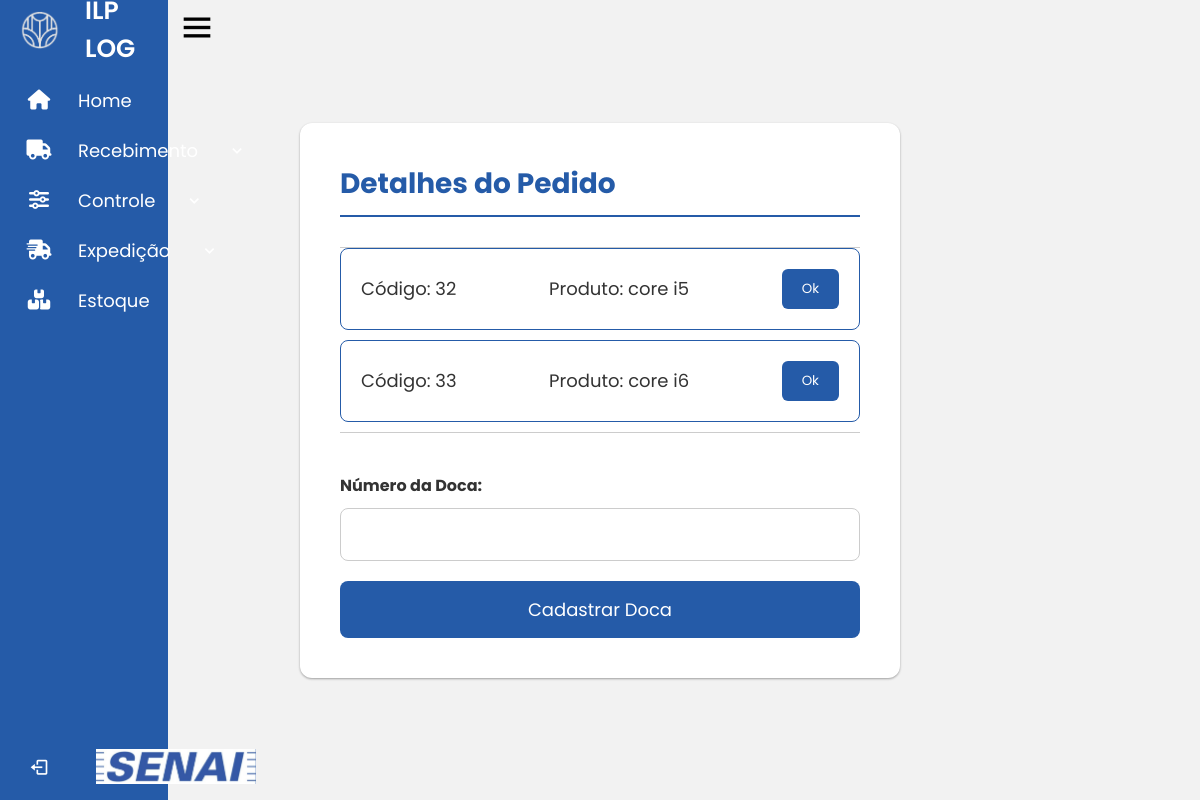
The page /SENAI_LOGISTICA/home/picking/buscarpedido.php?pedido_id=2 on the database its author committed.
### tables this page shows
CREATE TABLE `produtos` (
  `id` int(11) NOT NULL,
  `pedidob` varchar(255) NOT NULL,
  `cod_prod` varchar(255) NOT NULL,
  `nome_produto` varchar(255) NOT NULL,
  `un_prod` varchar(50) DEFAULT NULL,
  `qtd_prod` int(11) DEFAULT NULL,
  `rsunit_prod` decimal(10,2) DEFAULT NULL,
  `ncm_prod` varchar(50) DEFAULT NULL,
  `cst_prod` varchar(50) DEFAULT NULL,
  `cfop_prod` varchar(50) DEFAULT NULL
);

### SENAI_LOGISTICA/home/picking/buscarpedido.php (the view, shortened to what this page needs)
<!DOCTYPE html>
<html lang="pt-br">
<head>
    <link rel="stylesheet">
    <link href='https://unpkg.com/boxicons@2.1.4/css/boxicons.min.css' rel='stylesheet'>
    <link rel="stylesheet" href="https://cdnjs.cloudflare.com/ajax/libs/font-awesome/6.5.2/css/all.min.css">
</head>
<body>
<?php
    include "../../sidebarALU.php";
    ?>
    <div class="container">
        <div class="header">
        <h1>Detalhes do Pedido</h1>
        </div>
        <form action="buscarpedido.php" method="post">
            <ul class="produto-list">
                <?php
                $servername = "localhost";
                $username = "root";
                $password = "root";
                $dbname = "senai";
                $conn = new mysqli($servername, $username, $password, $dbname);
                if (isset($_GET['pedido_id'])) {
                    $pedido_id = $_GET['pedido_id'];
                    $sql_produtos = "SELECT * FROM produtos WHERE pedidob = '$pedido_id'";
                    $result_produtos = $conn->query($sql_produtos);
                    if ($result_produtos) {
                        if ($result_produtos->num_rows > 0) {
                            while ($row_produtos = $result_produtos->fetch_assoc()) {
                                $nome_produto = htmlspecialchars($row_produtos["nome_produto"]);
                                echo "<li class='produto-item'>";
                                echo "  <ul class='produto-info'>";
                                echo "    <li class='produto-codigo'>Código: " . htmlspecialchars($row_produtos["cod_prod"]) . "</li>";
                                echo "    <li class='produto-nome'>Produto: " . $nome_produto . "</li>";
                                echo "    <li><button type='button' class='ok-button'>Ok</button></li>";
                                echo "  </ul>";
                                echo "</li>";
                            }
                        } else {
                            echo "<li>Nenhum produto encontrado para este pedido.</li>";
                        }
                    } else {
                        echo "<li>Erro na execução da consulta: " . $conn->error . "</li>";
                    }
                } else {
                }
                ?>
            </ul>
            <div class="doca-section">
                <label for="numero_doca">Número da Doca:</label>
                <input type="number" id="numero_doca" name="numero_doca" required>
                <button type="submit">Cadastrar Doca</button>
            </div>
        </form>
    </div>
</body>
</html>

### SENAI_LOGISTICA/home/picking/buscarpedido.php (style rules this page uses)
body { font-family: 'Segoe UI', Tahoma, Geneva, Verdana, sans-serif; background-color: #f2f2f2; margin: 0; min-height: 100vh; padding: 20px; display: flex; justify-content: center; align-items: center; }
.header { display: flex; justify-content: space-between; align-items: center; border-bottom: 2px solid rgb(37, 91, 168); padding-bottom: 10px; margin-bottom: 30px; }
.header h1 { color: rgb(37, 91, 168); font-size: 28px; margin: 0; }
.container { background-color: #ffffff; border-radius: 12px; box-shadow: rgba(0, 0, 0, 0.12) 0px 1px 3px, rgba(0, 0, 0, 0.24) 0px 1px 2px; padding: 40px; max-width: 600px; width: 100%; text-align: center; }
.produto-list { list-style-type: none; padding: 0; margin: 20px 0; border-top: 1px solid #ccc; border-bottom: 1px solid #ccc; }
.produto-item { background-color: #ffffff; border-radius: 8px; padding: 20px; margin-bottom: 10px; border: 1px solid rgb(37, 91, 168); }
.produto-info { list-style-type: none; padding: 0; margin: 0; display: flex; justify-content: space-between; align-items: center; font-size: 18px; color: #333; }
.doca-section { margin-top: 40px; text-align: left; }
label { font-weight: bold; color: #333; font-size: 16px; }
input[type="number"] { width: 100%; padding: 12px; margin-top: 10px; border-radius: 8px; border: 1px solid #ccc; background-color: #ffffff; color: #333; font-size: 18px; }
button[type="submit"] { background-color: rgb(37, 91, 168); color: white; border: none; padding: 15px; cursor: pointer; border-radius: 8px; font-size: 18px; margin-top: 20px; width: 100%; transition: background-color 0.3s ease; }
.ok-button { background-color: rgb(37, 91, 168); color: white; border: none; padding: 10px 20px; cursor: pointer; border-radius: 6px; transition: background-color 0.3s ease; }

### SENAI_LOGISTICA/sidebarALU.php (style rules this page uses)
* { font-family: "Poppins", sans-serif; box-sizing: border-box; padding: 0; margin: 0; }

### rows shown on the page
produtos: cod_prod "32", nome_produto "core i5"
produtos: cod_prod "33", nome_produto "core i6"
